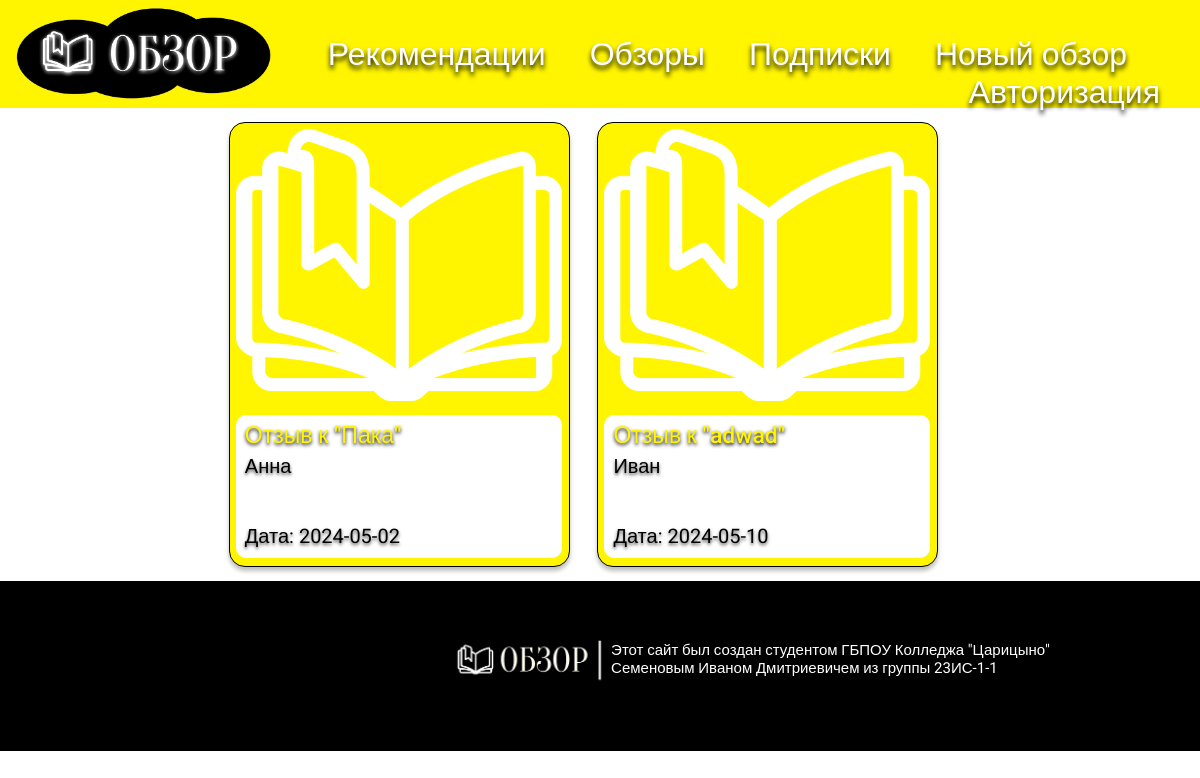
Screenshot of /views with the database file from the repository.
### model.py (models this page shows)
class Artical(db.Model):
    id = db.Column(db.Integer, primary_key=True)
    user_id = db.Column(db.Integer, nullable=False)
    user = db.Column(db.String(30), nullable=False)
    title = db.Column(db.String(50), nullable=False)
    date = db.Column(db.DateTime, default=datetime.utcnow)
    text = db.Column(db.String(2500), nullable=False)
    is_deleted = db.Column(db.Boolean, default = False)

### app.py (the view)
@app.route('/views')
def views():
        articals = Artical.query.order_by(Artical.date).all()
        k = 0
        for el in articals:
            if el.is_deleted == False:
                k += 1
        return render_template('views.html', user=current_user, k=k, articals=articals)

### templates/views.html (shortened to what this page needs)
{% extends 'base.html' %}
{% block body %}
        <div style="display: flex; margin-left: 215px; flex-wrap: wrap;">
            {% for el in articals %}
                {% if el.is_deleted == False %}
                    <a href="\views\{{ el.id }}">
                        <div class="artical">
                            <img src="static\pictures\icon.png">
                            <div class="artical_title">
                                <h1>Отзыв к "{{ el.title }}"</h1>
                                <h2>{{ el.user }}</h2>
                                <h3>Дата: {{ el.date.date() }}</h3>
                            </div>
                        </div>
                    </a>
                {% endif %}
            {% endfor %}
        </div>
{% endblock %}

### templates/base.html (shortened to what this page needs)
<!DOCTYPE html>
<html lang="en">
<head>
    <link rel="stylesheet" href="{{ url_for('static', filename='css/css.css')}}">
</head>
<body>
    <div class="navbar">
        <a href="\home"><img src="static\pictures\icon_title3.jpg"></a>
        <div class="links">
            <a href="\recomendation">Рекомендации</a>
            <a href="\views">Обзоры</a>
            <a href="\subs">Подписки</a>
            <a href="\new_view">Новый обзор</a>
            <a href="\login" class="right">
                {% if current_user.is_authenticated %}
                    {{ user.name }}
                {% else %}
                    Авторизация
                {% endif %}
            </a>
        </div>
    </div>
    {% block body %}{% endblock %}
    <div class="footer">
        <a href="\home"><img src="static\pictures\icon_title4.jpg"></a>
        <p>Этот сайт был создан студентом ГБПОУ Колледжа "Царицыно"<br>Семеновым Иваном Дмитриевичем из группы 23ИС-1-1</p>
    </div>
</body>
</html>

### static/css/css.css (style rules this page uses)
body { margin: 0px; height: 100%; }
.navbar { width: auto; height: 108px; background-color: #FFF500; display: flex; }
.navbar img { height: 108px; }
.links { width: 1666px; padding-top: 35px; }
.links a { transition: 0.3s; text-decoration: none; position: relative; padding-left: 40px; font-family: "Roboto", sans-serif; font-style: normal; font-weight: 400; font-size: 32px; line-height: 38px; color: #FFFFFF; text-shadow: 0px 4px 5.6px #000000; }
.links a.right { float: right; padding-right: 40px; }
.footer { height: 170px; background-color: #000000; position: relative; bottom: 0px; display: flex; }
.footer img { padding-left: 450px; padding-top: 50px; height: 62px; }
.footer p { padding-top: 60px; color: white; font-family: "Roboto", sans-serif; font-style: normal; font-weight: 400; font-size: 15px; margin: 0px; }
.artical { box-sizing: border-box; position: relative; width: 341px; height: 445px; margin: 13.8px; background: #FFF500; border: 1px solid #000000; box-shadow: 0px 4px 4px rgba(0, 0, 0, 0.25); border-radius: 16px; }
.artical img { position: relative; left: 6px; top: 6px; width: 326px; height: 272px; border-radius: 10px; }
.artical_title { position: relative; width: 326px; height: 143px; left: 6px; top: 16px; background: #FFFFFF; border-radius: 10px; }
.artical_title h1 { position: absolute; margin: 0px; padding-left: 9px; font-family: "Roboto", sans-serif; font-style: normal; font-weight: 500; font-size: 23px; line-height: 42px; color: #FFF500; text-shadow: 0px 2px 3.9px #000000; }
.artical_title h2 { position: absolute; margin: 0px; padding-left: 9px; padding-top: 30px; font-family: "Roboto", sans-serif; font-style: normal; font-weight: 400; font-size: 20px; line-height: 42px; color: #000000; text-shadow: 0px 2px 3.4px rgba(0, 0, 0, 0.7); }
.artical_title h3 { position: absolute; margin: 0px; padding-left: 9px; padding-top: 100px; font-family: "Roboto", sans-serif; font-style: normal; font-weight: 400; font-size: 20px; line-height: 42px; color: #000000; text-shadow: 0px 2px 3.4px rgba(0, 0, 0, 0.7); }

### rows the page displays
Artical: is_deleted False (drawn), title "Пака", user "Анна", date "2024-05-02"
Artical: is_deleted False (drawn), title "adwad", user "Иван", date "2024-05-10"
